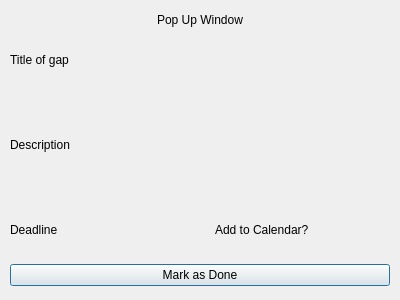
<?xml version="1.0" encoding="UTF-8"?>
<ui version="4.0">
 <class>Dialog</class>
 <widget class="QDialog" name="Dialog">
  <property name="geometry">
   <rect>
    <x>0</x>
    <y>0</y>
    <width>400</width>
    <height>300</height>
   </rect>
  </property>
  <property name="windowTitle">
   <string>Dialog</string>
  </property>
  <layout class="QVBoxLayout" name="verticalLayout">
   <property name="spacing">
    <number>0</number>
   </property>
   <property name="leftMargin">
    <number>0</number>
   </property>
   <property name="topMargin">
    <number>0</number>
   </property>
   <property name="rightMargin">
    <number>0</number>
   </property>
   <property name="bottomMargin">
    <number>0</number>
   </property>
   <item>
    <widget class="QFrame" name="frame">
     <property name="frameShape">
      <enum>QFrame::NoFrame</enum>
     </property>
     <property name="frameShadow">
      <enum>QFrame::Raised</enum>
     </property>
     <layout class="QVBoxLayout" name="verticalLayout_2">
      <property name="spacing">
       <number>0</number>
      </property>
      <property name="leftMargin">
       <number>0</number>
      </property>
      <property name="topMargin">
       <number>0</number>
      </property>
      <property name="rightMargin">
       <number>0</number>
      </property>
      <property name="bottomMargin">
       <number>0</number>
      </property>
      <item>
       <widget class="QFrame" name="frame_2">
        <property name="minimumSize">
         <size>
          <width>0</width>
          <height>40</height>
         </size>
        </property>
        <property name="maximumSize">
         <size>
          <width>16777215</width>
          <height>40</height>
         </size>
        </property>
        <property name="frameShape">
         <enum>QFrame::NoFrame</enum>
        </property>
        <property name="frameShadow">
         <enum>QFrame::Raised</enum>
        </property>
        <layout class="QVBoxLayout" name="verticalLayout_3">
         <property name="spacing">
          <number>0</number>
         </property>
         <property name="leftMargin">
          <number>10</number>
         </property>
         <property name="topMargin">
          <number>10</number>
         </property>
         <property name="rightMargin">
          <number>10</number>
         </property>
         <property name="bottomMargin">
          <number>10</number>
         </property>
         <item>
          <widget class="QLabel" name="label">
           <property name="minimumSize">
            <size>
             <width>0</width>
             <height>20</height>
            </size>
           </property>
           <property name="maximumSize">
            <size>
             <width>16777215</width>
             <height>20</height>
            </size>
           </property>
           <property name="text">
            <string>Pop Up Window</string>
           </property>
           <property name="alignment">
            <set>Qt::AlignCenter</set>
           </property>
          </widget>
         </item>
        </layout>
       </widget>
      </item>
      <item>
       <widget class="QFrame" name="frame_3">
        <property name="frameShape">
         <enum>QFrame::NoFrame</enum>
        </property>
        <property name="frameShadow">
         <enum>QFrame::Raised</enum>
        </property>
        <layout class="QVBoxLayout" name="verticalLayout_4">
         <property name="spacing">
          <number>0</number>
         </property>
         <property name="leftMargin">
          <number>0</number>
         </property>
         <property name="topMargin">
          <number>0</number>
         </property>
         <property name="rightMargin">
          <number>0</number>
         </property>
         <property name="bottomMargin">
          <number>0</number>
         </property>
         <item>
          <widget class="QFrame" name="frame_5">
           <property name="minimumSize">
            <size>
             <width>0</width>
             <height>40</height>
            </size>
           </property>
           <property name="maximumSize">
            <size>
             <width>16777215</width>
             <height>40</height>
            </size>
           </property>
           <property name="frameShape">
            <enum>QFrame::NoFrame</enum>
           </property>
           <property name="frameShadow">
            <enum>QFrame::Raised</enum>
           </property>
           <layout class="QHBoxLayout" name="horizontalLayout_2">
            <property name="spacing">
             <number>10</number>
            </property>
            <property name="leftMargin">
             <number>10</number>
            </property>
            <property name="topMargin">
             <number>10</number>
            </property>
            <property name="rightMargin">
             <number>10</number>
            </property>
            <property name="bottomMargin">
             <number>10</number>
            </property>
            <item>
             <widget class="QLabel" name="title_label">
              <property name="text">
               <string>Title of gap</string>
              </property>
             </widget>
            </item>
            <item>
             <widget class="QLabel" name="title">
              <property name="text">
               <string/>
              </property>
             </widget>
            </item>
           </layout>
          </widget>
         </item>
         <item>
          <widget class="QFrame" name="frame_6">
           <property name="frameShape">
            <enum>QFrame::NoFrame</enum>
           </property>
           <property name="frameShadow">
            <enum>QFrame::Raised</enum>
           </property>
           <layout class="QHBoxLayout" name="horizontalLayout_3">
            <property name="spacing">
             <number>10</number>
            </property>
            <property name="leftMargin">
             <number>10</number>
            </property>
            <property name="topMargin">
             <number>10</number>
            </property>
            <property name="rightMargin">
             <number>10</number>
            </property>
            <property name="bottomMargin">
             <number>10</number>
            </property>
            <item>
             <widget class="QLabel" name="description_label">
              <property name="text">
               <string>Description</string>
              </property>
             </widget>
            </item>
            <item>
             <widget class="QLabel" name="description">
              <property name="text">
               <string/>
              </property>
              <property name="wordWrap">
               <bool>true</bool>
              </property>
             </widget>
            </item>
           </layout>
          </widget>
         </item>
         <item>
          <widget class="QFrame" name="frame_7">
           <property name="minimumSize">
            <size>
             <width>0</width>
             <height>40</height>
            </size>
           </property>
           <property name="maximumSize">
            <size>
             <width>16777215</width>
             <height>40</height>
            </size>
           </property>
           <property name="frameShape">
            <enum>QFrame::NoFrame</enum>
           </property>
           <property name="frameShadow">
            <enum>QFrame::Raised</enum>
           </property>
           <layout class="QHBoxLayout" name="horizontalLayout_4">
            <property name="spacing">
             <number>10</number>
            </property>
            <property name="leftMargin">
             <number>0</number>
            </property>
            <property name="topMargin">
             <number>0</number>
            </property>
            <property name="rightMargin">
             <number>0</number>
            </property>
            <property name="bottomMargin">
             <number>0</number>
            </property>
            <item>
             <widget class="QFrame" name="frame_8">
              <property name="frameShape">
               <enum>QFrame::NoFrame</enum>
              </property>
              <property name="frameShadow">
               <enum>QFrame::Raised</enum>
              </property>
              <layout class="QHBoxLayout" name="horizontalLayout_5">
               <property name="spacing">
                <number>10</number>
               </property>
               <property name="leftMargin">
                <number>10</number>
               </property>
               <property name="topMargin">
                <number>10</number>
               </property>
               <property name="rightMargin">
                <number>10</number>
               </property>
               <property name="bottomMargin">
                <number>10</number>
               </property>
               <item>
                <widget class="QLabel" name="date_label">
                 <property name="text">
                  <string>Deadline</string>
                 </property>
                </widget>
               </item>
               <item>
                <widget class="QLabel" name="date">
                 <property name="text">
                  <string/>
                 </property>
                </widget>
               </item>
              </layout>
             </widget>
            </item>
            <item>
             <widget class="QFrame" name="frame_9">
              <property name="frameShape">
               <enum>QFrame::NoFrame</enum>
              </property>
              <property name="frameShadow">
               <enum>QFrame::Raised</enum>
              </property>
              <layout class="QHBoxLayout" name="horizontalLayout_6">
               <property name="spacing">
                <number>10</number>
               </property>
               <property name="leftMargin">
                <number>10</number>
               </property>
               <property name="topMargin">
                <number>10</number>
               </property>
               <property name="rightMargin">
                <number>10</number>
               </property>
               <property name="bottomMargin">
                <number>10</number>
               </property>
               <item>
                <widget class="QLabel" name="attached_label">
                 <property name="text">
                  <string>Add to Calendar?</string>
                 </property>
                </widget>
               </item>
               <item>
                <widget class="QLabel" name="attached">
                 <property name="text">
                  <string/>
                 </property>
                </widget>
               </item>
              </layout>
             </widget>
            </item>
           </layout>
          </widget>
         </item>
        </layout>
       </widget>
      </item>
      <item>
       <widget class="QFrame" name="frame_4">
        <property name="minimumSize">
         <size>
          <width>0</width>
          <height>50</height>
         </size>
        </property>
        <property name="maximumSize">
         <size>
          <width>16777215</width>
          <height>50</height>
         </size>
        </property>
        <property name="frameShape">
         <enum>QFrame::NoFrame</enum>
        </property>
        <property name="frameShadow">
         <enum>QFrame::Raised</enum>
        </property>
        <layout class="QHBoxLayout" name="horizontalLayout">
         <property name="spacing">
          <number>10</number>
         </property>
         <property name="leftMargin">
          <number>10</number>
         </property>
         <property name="topMargin">
          <number>10</number>
         </property>
         <property name="rightMargin">
          <number>10</number>
         </property>
         <property name="bottomMargin">
          <number>10</number>
         </property>
         <item>
          <widget class="QPushButton" name="mark_as_done_btn">
           <property name="text">
            <string>Mark as Done</string>
           </property>
          </widget>
         </item>
        </layout>
       </widget>
      </item>
     </layout>
    </widget>
   </item>
  </layout>
 </widget>
 <resources/>
 <connections/>
</ui>
